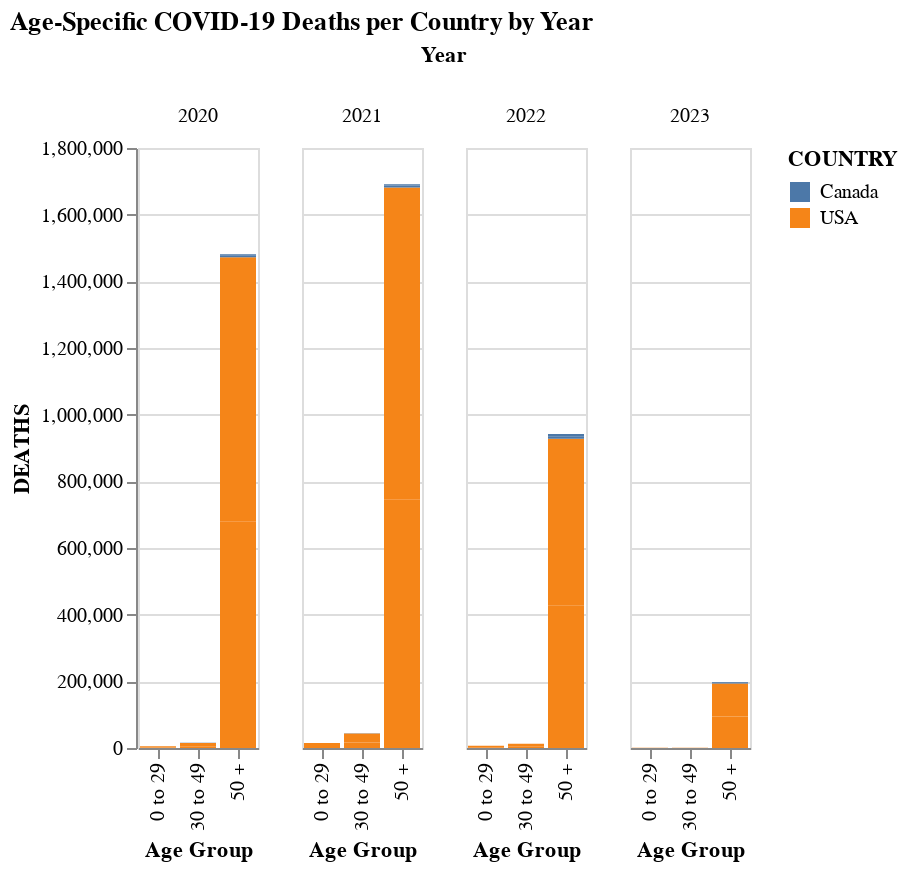

The notebook cell saved with this chart:
### Markdown cell above
##  2. Were there specific age groups that experienced disproportionately higher mortality rates in one country compared to the other?

### Code cell
age_bar = alt.Chart(combined).mark_bar().encode(
    x=alt.X('AGE_GROUP:N', title='Age Group'),
    y='DEATHS:Q',
    color='COUNTRY:N',
    column=alt.Column('YEAR:N', title='Year'),
    tooltip=['YEAR', 'AGE_GROUP', 'COUNTRY', 'DEATHS']).resolve_scale(
    x='independent').properties(
    title='Age-Specific COVID-19 Deaths per Country by Year')

age_bar

### Figure 1 — Vega-Lite specification as saved in the notebook (floating-point values rounded to 4 significant figures)
{"config": {"view": {"continuousWidth": 300, "continuousHeight": 300}}, "data": {"name": "data-a3ec906540b257bb84725f4050ff89ef"}, "mark": {"type": "bar"}, "encoding": {"color": {"field": "COUNTRY", "type": "nominal"}, "column": {"field": "YEAR", "title": "Year", "type": "nominal"}, "tooltip": [{"field": "YEAR", "type": "nominal"}, {"field": "AGE_GROUP", "type": "nominal"}, {"field": "COUNTRY", "type": "nominal"}, {"field": "DEATHS", "type": "quantitative"}], "x": {"field": "AGE_GROUP", "title": "Age Group", "type": "nominal"}, "y": {"field": "DEATHS", "type": "quantitative"}}, "resolve": {"scale": {"x": "independent"}}, "title": "Age-Specific COVID-19 Deaths per Country by Year", "$schema": "https://vega.github.io/schema/vega-lite/v5.20.1.json", "datasets": {"data-a3ec906540b257bb84725f4050ff89ef": [{"Unnamed: 0": 0, "YEAR": "2020", "AGE_GROUP": "0 to 29", "GENDER": "female", "DEATHS": 1854, "COUNTRY": "USA"}, {"Unnamed: 0": 1, "YEAR": "2020", "AGE_GROUP": "0 to 29", "GENDER": "male", "DEATHS": 3318, "COUNTRY": "USA"}, {"Unnamed: 0": 2, "YEAR": "2020", "AGE_GROUP": "30 to 49", "GENDER": "female", "DEATHS": 5000, "COUNTRY": "USA"}, {"Unnamed: 0": 3, "YEAR": "2020", "AGE_GROUP": "30 to 49", "GENDER": "male", "DEATHS": 10289, "COUNTRY": "USA"}, {"Unnamed: 0": 4, "YEAR": "2020", "AGE_GROUP": "50 +", "GENDER": "female", "DEATHS": 680377, "COUNTRY": "USA"}, {"Unnamed: 0": 5, "YEAR": "2020", "AGE_GROUP": "50 +", "GENDER": "male", "DEATHS": 792134, "COUNTRY": "USA"}, {"Unnamed: 0": 6, "YEAR": "2021", "AGE_GROUP": "0 to 29", "GENDER": "female", "DEATHS": 6078, "COUNTRY": "USA"}, {"Unnamed: 0": 7, "YEAR": "2021", "AGE_GROUP": "0 to 29", "GENDER": "male", "DEATHS": 9207, "COUNTRY": "USA"}, {"Unnamed: 0": 8, "YEAR": "2021", "AGE_GROUP": "30 to 49", "GENDER": "female", "DEATHS": 16751, "COUNTRY": "USA"}, {"Unnamed: 0": 9, "YEAR": "2021", "AGE_GROUP": "30 to 49", "GENDER": "male", "DEATHS": 26996, "COUNTRY": "USA"}, {"Unnamed: 0": 10, "YEAR": "2021", "AGE_GROUP": "50 +", "GENDER": "female", "DEATHS": 746012, "COUNTRY": "USA"}, {"Unnamed: 0": 11, "YEAR": "2021", "AGE_GROUP": "50 +", "GENDER": "male", "DEATHS": 935837, "COUNTRY": "USA"}, {"Unnamed: 0": 12, "YEAR": "2022", "AGE_GROUP": "0 to 29", "GENDER": "female", "DEATHS": 2585, "COUNTRY": "USA"}, {"Unnamed: 0": 13, "YEAR": "2022", "AGE_GROUP": "0 to 29", "GENDER": "male", "DEATHS": 3893, "COUNTRY": "USA"}, {"Unnamed: 0": 14, "YEAR": "2022", "AGE_GROUP": "30 to 49", "GENDER": "female", "DEATHS": 4994, "COUNTRY": "USA"}, {"Unnamed: 0": 15, "YEAR": "2022", "AGE_GROUP": "30 to 49", "GENDER": "male", "DEATHS": 7555, "COUNTRY": "USA"}, {"Unnamed: 0": 16, "YEAR": "2022", "AGE_GROUP": "50 +", "GENDER": "female", "DEATHS": 426708, "COUNTRY": "USA"}, {"Unnamed: 0": 17, "YEAR": "2022", "AGE_GROUP": "50 +", "GENDER": "male", "DEATHS": 500892, "COUNTRY": "USA"}, {"Unnamed: 0": 18, "YEAR": "2023", "AGE_GROUP": "0 to 29", "GENDER": "female", "DEATHS": 258, "COUNTRY": "USA"}, {"Unnamed: 0": 19, "YEAR": "2023", "AGE_GROUP": "0 to 29", "GENDER": "male", "DEATHS": 397, "COUNTRY": "USA"}, {"Unnamed: 0": 20, "YEAR": "2023", "AGE_GROUP": "30 to 49", "GENDER": "female", "DEATHS": 412, "COUNTRY": "USA"}, {"Unnamed: 0": 21, "YEAR": "2023", "AGE_GROUP": "30 to 49", "GENDER": "male", "DEATHS": 599, "COUNTRY": "USA"}, {"Unnamed: 0": 22, "YEAR": "2023", "AGE_GROUP": "50 +", "GENDER": "female", "DEATHS": 94412, "COUNTRY": "USA"}, {"Unnamed: 0": 23, "YEAR": "2023", "AGE_GROUP": "50 +", "GENDER": "male", "DEATHS": 99436, "COUNTRY": "USA"}, {"Unnamed: 0": 0, "YEAR": "2020", "AGE_GROUP": "0 to 29", "GENDER": "female", "DEATHS": 11, "COUNTRY": "Canada"}, {"Unnamed: 0": 1, "YEAR": "2020", "AGE_GROUP": "0 to 29", "GENDER": "male", "DEATHS": 11, "COUNTRY": "Canada"}, {"Unnamed: 0": 2, "YEAR": "2020", "AGE_GROUP": "30 to 49", "GENDER": "male", "DEATHS": 98, "COUNTRY": "Canada"}, {"Unnamed: 0": 3, "YEAR": "2020", "AGE_GROUP": "30 to 49", "GENDER": "female", "DEATHS": 43, "COUNTRY": "Canada"}, {"Unnamed: 0": 4, "YEAR": "2020", "AGE_GROUP": "50 +", "GENDER": "male", "DEATHS": 4405, "COUNTRY": "Canada"}, {"Unnamed: 0": 5, "YEAR": "2020", "AGE_GROUP": "50 +", "GENDER": "female", "DEATHS": 4408, "COUNTRY": "Canada"}, {"Unnamed: 0": 6, "YEAR": "2021", "AGE_GROUP": "0 to 29", "GENDER": "female", "DEATHS": 36, "COUNTRY": "Canada"}, {"Unnamed: 0": 7, "YEAR": "2021", "AGE_GROUP": "0 to 29", "GENDER": "male", "DEATHS": 41, "COUNTRY": "Canada"}, {"Unnamed: 0": 8, "YEAR": "2021", "AGE_GROUP": "30 to 49", "GENDER": "male", "DEATHS": 334, "COUNTRY": "Canada"}, {"Unnamed: 0": 9, "YEAR": "2021", "AGE_GROUP": "30 to 49", "GENDER": "female", "DEATHS": 195, "COUNTRY": "Canada"}, {"Unnamed: 0": 10, "YEAR": "2021", "AGE_GROUP": "50 +", "GENDER": "male", "DEATHS": 5296, "COUNTRY": "Canada"}, {"Unnamed: 0": 11, "YEAR": "2021", "AGE_GROUP": "50 +", "GENDER": "female", "DEATHS": 3963, "COUNTRY": "Canada"}, {"Unnamed: 0": 12, "YEAR": "2022", "AGE_GROUP": "0 to 29", "GENDER": "female", "DEATHS": 41, "COUNTRY": "Canada"}, {"Unnamed: 0": 13, "YEAR": "2022", "AGE_GROUP": "0 to 29", "GENDER": "male", "DEATHS": 52, "COUNTRY": "Canada"}, {"Unnamed: 0": 14, "YEAR": "2022", "AGE_GROUP": "30 to 49", "GENDER": "male", "DEATHS": 188, "COUNTRY": "Canada"}, {"Unnamed: 0": 15, "YEAR": "2022", "AGE_GROUP": "30 to 49", "GENDER": "female", "DEATHS": 124, "COUNTRY": "Canada"}, {"Unnamed: 0": 16, "YEAR": "2022", "AGE_GROUP": "50 +", "GENDER": "female", "DEATHS": 6417, "COUNTRY": "Canada"}, {"Unnamed: 0": 17, "YEAR": "2022", "AGE_GROUP": "50 +", "GENDER": "male", "DEATHS": 7737, "COUNTRY": "Canada"}, {"Unnamed: 0": 18, "YEAR": "2023", "AGE_GROUP": "0 to 29", "GENDER": "male", "DEATHS": 16, "COUNTRY": "Canada"}, {"Unnamed: 0": 19, "YEAR": "2023", "AGE_GROUP": "0 to 29", "GENDER": "female", "DEATHS": 11, "COUNTRY": "Canada"}, {"Unnamed: 0": 20, "YEAR": "2023", "AGE_GROUP": "30 to 49", "GENDER": "female", "DEATHS": 36, "COUNTRY": "Canada"}, {"Unnamed: 0": 21, "YEAR": "2023", "AGE_GROUP": "30 to 49", "GENDER": "male", "DEATHS": 31, "COUNTRY": "Canada"}, {"Unnamed: 0": 22, "YEAR": "2023", "AGE_GROUP": "50 +", "GENDER": "male", "DEATHS": 2156, "COUNTRY": "Canada"}, {"Unnamed: 0": 23, "YEAR": "2023", "AGE_GROUP": "50 +", "GENDER": "female", "DEATHS": 1843, "COUNTRY": "Canada"}]}}
